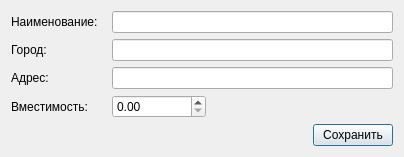
<?xml version="1.0" encoding="UTF-8"?>
<ui version="4.0">
 <class>AddOrSetStorage_Dialog</class>
 <widget class="QDialog" name="AddOrSetStorage_Dialog">
  <property name="geometry">
   <rect>
    <x>0</x>
    <y>0</y>
    <width>404</width>
    <height>154</height>
   </rect>
  </property>
  <property name="windowTitle">
   <string>Dialog</string>
  </property>
  <layout class="QGridLayout" name="gridLayout">
   <item row="2" column="0">
    <widget class="QLabel" name="label_3">
     <property name="text">
      <string>Адрес:</string>
     </property>
    </widget>
   </item>
   <item row="1" column="0">
    <widget class="QLabel" name="label_2">
     <property name="text">
      <string>Город:</string>
     </property>
    </widget>
   </item>
   <item row="4" column="2">
    <spacer name="horizontalSpacer_2">
     <property name="orientation">
      <enum>Qt::Horizontal</enum>
     </property>
     <property name="sizeHint" stdset="0">
      <size>
       <width>93</width>
       <height>20</height>
      </size>
     </property>
    </spacer>
   </item>
   <item row="4" column="3">
    <widget class="QPushButton" name="pushButton_Save">
     <property name="text">
      <string>Сохранить</string>
     </property>
    </widget>
   </item>
   <item row="4" column="0">
    <spacer name="horizontalSpacer">
     <property name="orientation">
      <enum>Qt::Horizontal</enum>
     </property>
     <property name="sizeHint" stdset="0">
      <size>
       <width>93</width>
       <height>20</height>
      </size>
     </property>
    </spacer>
   </item>
   <item row="0" column="0">
    <widget class="QLabel" name="label">
     <property name="text">
      <string>Наименование:</string>
     </property>
    </widget>
   </item>
   <item row="3" column="0">
    <widget class="QLabel" name="label_4">
     <property name="text">
      <string>Вместимость:</string>
     </property>
    </widget>
   </item>
   <item row="4" column="1">
    <spacer name="horizontalSpacer_3">
     <property name="orientation">
      <enum>Qt::Horizontal</enum>
     </property>
     <property name="sizeHint" stdset="0">
      <size>
       <width>40</width>
       <height>20</height>
      </size>
     </property>
    </spacer>
   </item>
   <item row="0" column="1" colspan="3">
    <widget class="QLineEdit" name="lineEdit_Name"/>
   </item>
   <item row="1" column="1" colspan="3">
    <widget class="QLineEdit" name="lineEdit_Country"/>
   </item>
   <item row="2" column="1" colspan="3">
    <widget class="QLineEdit" name="lineEdit_Address"/>
   </item>
   <item row="3" column="1">
    <widget class="QDoubleSpinBox" name="doubleSpinBox_Capacity">
     <property name="maximum">
      <double>999999.989999999990687</double>
     </property>
    </widget>
   </item>
   <item row="3" column="2" colspan="2">
    <spacer name="horizontalSpacer_4">
     <property name="orientation">
      <enum>Qt::Horizontal</enum>
     </property>
     <property name="sizeHint" stdset="0">
      <size>
       <width>40</width>
       <height>20</height>
      </size>
     </property>
    </spacer>
   </item>
  </layout>
 </widget>
 <resources/>
 <connections/>
</ui>
